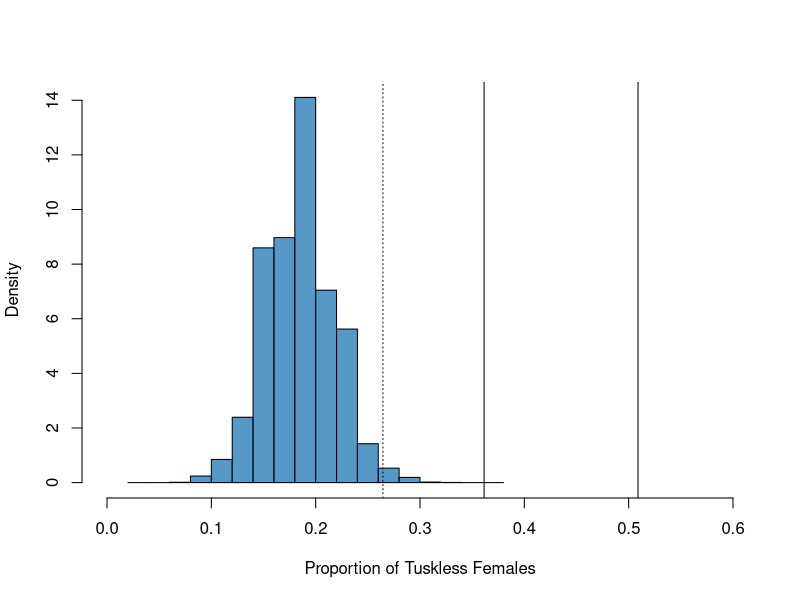
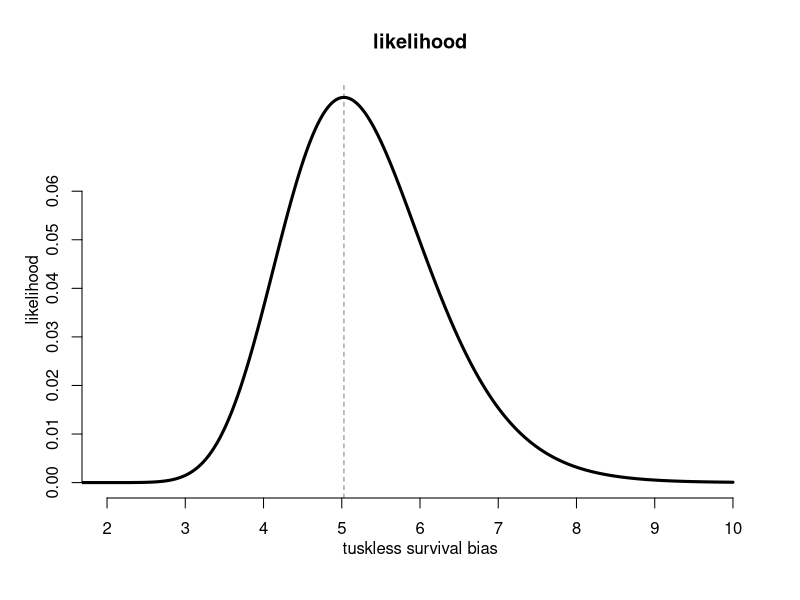
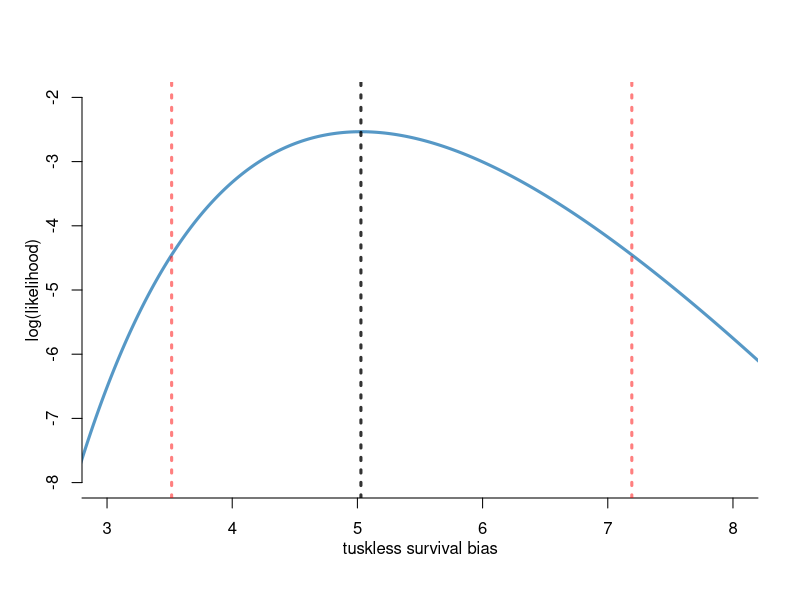
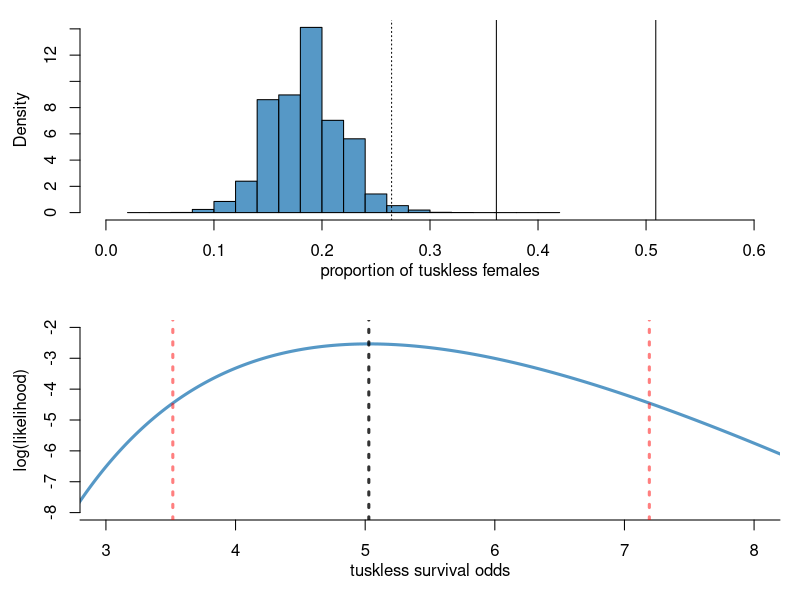

These charts were generated, in order, by the following R code:
## ---- chunk 1
sexRatio <- 0.5

Npre <- 2542*sexRatio # total population size of females before war
Npost <- 242*sexRatio # total population size of females after war
PropTuskless_pre <- 0.185 # fraction of tuskless females before war
PropTuskless_post <- 0.509 # fraction of tuskless females after war

Npre_tuskless <- Npre*PropTuskless_pre # number of tuskless females before the war
Npre_tusked <- Npre*(1-PropTuskless_pre) # number of tusked females before the war
Npost_tuskless <- Npost*PropTuskless_post # number of tuskless females after the war
Npost_tusked <- Npost*(1-PropTuskless_post) # number of tusked females after the war
## ---- chunk 2
library(scales)
library(BiasedUrn)
## ---- chunk 3
x <- rWNCHypergeo(nran=10000000,
               m1=Npre_tuskless,
               m2=Npre_tusked,
               n=(Npost_tuskless+Npost_tusked),
               odds=1) # diff odds ratios input here
hist(x/(Npost_tuskless+Npost_tusked),
     freq=F,
     breaks=20,
     main="",
     xlab="Proportion of Tuskless Females",
     xlim=c(0,0.6),
     col=alpha("#2c7fb8", 0.8))
abline(v=quantile(x/(Npost_tuskless+Npost_tusked), probs=0.99), lty=3)
abline(v=PropTuskless_post)
abline(v=0.3614458)

## ---- chunk 4
odds_range <- seq(from=1, to=10, by=0.001)
## ---- chunk 5
likelihoods <- c()
for(i in 1:length(odds_range)){
  tmp <- dWNCHypergeo(x=Npost_tuskless,
               m1=Npre_tuskless,
               m2=Npre_tusked,
               n=(Npost_tuskless+Npost_tusked),
               odds=odds_range[i]) # diff odds ratios input here
  likelihoods <- c(likelihoods, tmp) # store likelihoods as we go
}
# the maximum likelihood value
max(likelihoods)
# the parameter 'odds' value that corresponds to this maximum likelihood value (MLE of 'odds')
odds_range[ likelihoods == max(likelihoods) ] 
## ---- chunk 6
library(scales)
plot(y=likelihoods, x=odds_range,
     type="l",
     lwd=3,
     axes=F,
     xlab="",
     ylab="",
     xlim=c(2,10),
     main="likelihood")
axis(side=1, at=c(2:10), labels=T)
axis(side=2, at=seq(from=0, to=0.06, by=0.01))
mtext(side=1, text="tuskless survival bias", line=2)
mtext(side=2, text="likelihood", line=2)
abline(v= odds_range[ likelihoods == max(likelihoods) ], lty=2, col=alpha("black", 0.5) )
## ---- chunk 7
loglikelihoods <- c()
for(i in 1:length(odds_range)){
  tmp <- dWNCHypergeo(x=Npost_tuskless,
                      m1=Npre_tuskless,
                      m2=Npre_tusked,
                      n=(Npost_tuskless+Npost_tusked),
                      odds=odds_range[i])
  tmp <- log(tmp)
  loglikelihoods <- c(loglikelihoods, tmp)
}

# The MLE of 'odds', should be exact same as above
MLE <- odds_range[ loglikelihoods == max(loglikelihoods) ] 
# To compute 95% CIs, get all 'odds' that are within 1.92 log likelihood units from the MLE. Note: the following vector just contains indices
idx_mleCI <- which( loglikelihoods >= (max(loglikelihoods) - 1.92)  )
# Use the minimum and maximum value of this vector of indices to get the endpoints of the CI, or the 95% CI.
CI <- odds_range[ c(min(idx_mleCI), max(idx_mleCI)) ]
## ---- chunk 8
dev.new(height=5, width=5, noRStudioGD=T)
plot(y=(loglikelihoods), x=odds_range,
     lwd=3,
     type="l",
     axes=F,
     xlab="",
     ylab="",
     xlim=c(3,8),
     ylim=c(-8,-2),
     col=alpha("#2c7fb8", 0.8))
axis(side=1, labels=T, at=c(1:10))
axis(side=2, labels=T)
mtext(side=1, text="tuskless survival bias", line=2)
mtext(side=2, text="log(likelihood)", line=2)
#abline(h=(max(loglikelihoods) - 1.92), lty=2, col=alpha("black", 0.5))
abline(v=MLE, col=alpha("black", 0.8), lty=3, lwd=3)
abline(v=CI, col=alpha("red", 0.5), lty=3, lwd=3)
## ---- chunk 9
dev.new(height=7, width=5, noRStudioGD=T)
par(mfrow=c(2,1), mar=c(4,4,1,1))
x <- rWNCHypergeo(nran=10000000,
               m1=Npre_tuskless,
               m2=Npre_tusked,
               n=(Npost_tuskless+Npost_tusked),
               odds=1) # diff odds ratios input here
hist(x/(Npost_tuskless+Npost_tusked),
     freq=F,
     breaks=20,
     main="",
     xlab="",
     ylab="",
     xlim=c(0,0.6),
     col=alpha("#2c7fb8", 0.8))
mtext(side=2, text="Density", line=2.5)
mtext(side=1, text="proportion of tuskless females", line=2)
abline(v=quantile(x/(Npost_tuskless+Npost_tusked), probs=0.99), lty=3)
abline(v=PropTuskless_post)
abline(v=0.3614458)

plot(y=(loglikelihoods), x=odds_range,
     lwd=3,
     type="l",
     axes=F,
     xlab="",
     ylab="",
     xlim=c(3,8),
     ylim=c(-8,-2),
     col=alpha("#2c7fb8", 0.8))
axis(side=1, labels=T, at=c(1:10))
axis(side=2, labels=T)
mtext(side=1, text="tuskless survival odds", line=2)
mtext(side=2, text="log(likelihood)", line=2.5)
#abline(h=(max(loglikelihoods) - 1.92), lty=2, col=alpha("black", 0.5))
abline(v=MLE, col=alpha("black", 0.8), lty=3, lwd=3)
abline(v=CI, col=alpha("red", 0.5), lty=3, lwd=3)
